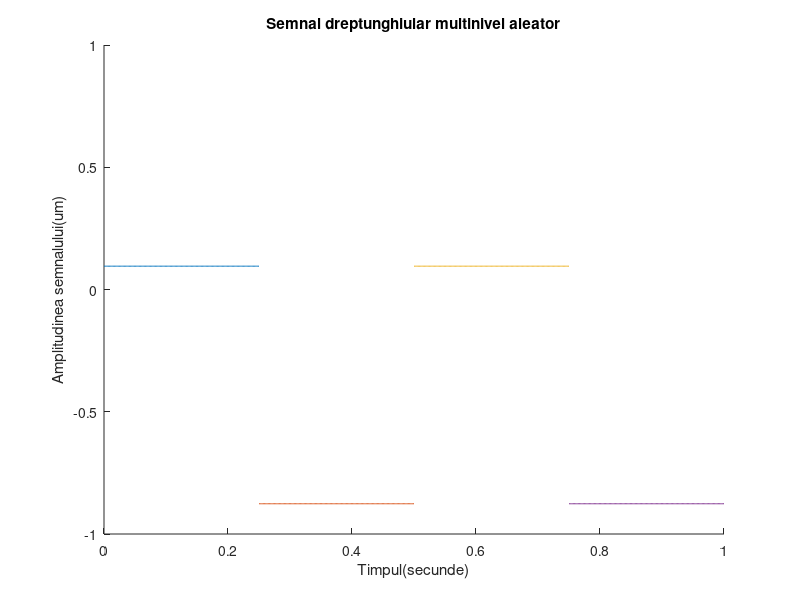

MATLAB code for this plot:
hold on;
%utilizam hold on pentru a afisa simultan mai multe semnale pe acelasi grafic
%2ms
r1=rand(1);
%folosim rand pentru a genera un numar aleator
r2=rand(1);
t1=0:0.002:0.25;
t2=0.25:0.002:0.5;
%Stabilesc nivelurile
x1=r1*square(8*pi*t1,100);
x2=-r2*square(8*pi*t2,100);
%->Folosim functia axis pentru a delimita spectrele de valori ale graficului generat de plot pentru a se incadra corespunzator in parametri
axis([0 1 -1 1]);
%->Vom folosi functia pot pentru a genera un grafic cu parametrii t1 si x1 si un grafic cu t2 si x2
plot(t1,x1);
plot(t2,x2);
t3=0.5:0.002:0.75;
t4=0.75:0.002:1;
%Stabilesc nivelurile
x3=r1*square(8*pi*t3,100);
x4=-r2*square(8*pi*t4,100);
%->Vom folosi functia pot pentru a genera un grafic cu parametrii t3 si x3 si un grafic cu t4 si x4
plot(t3,x3);
plot(t4,x4);
%Am denumit axa Ox
xlabel('Timpul(secunde)')
%Am denumit axa Oy
ylabel('Amplitudinea semnalului(um)')
title('Semnal dreptunghiular multinivel aleator')
